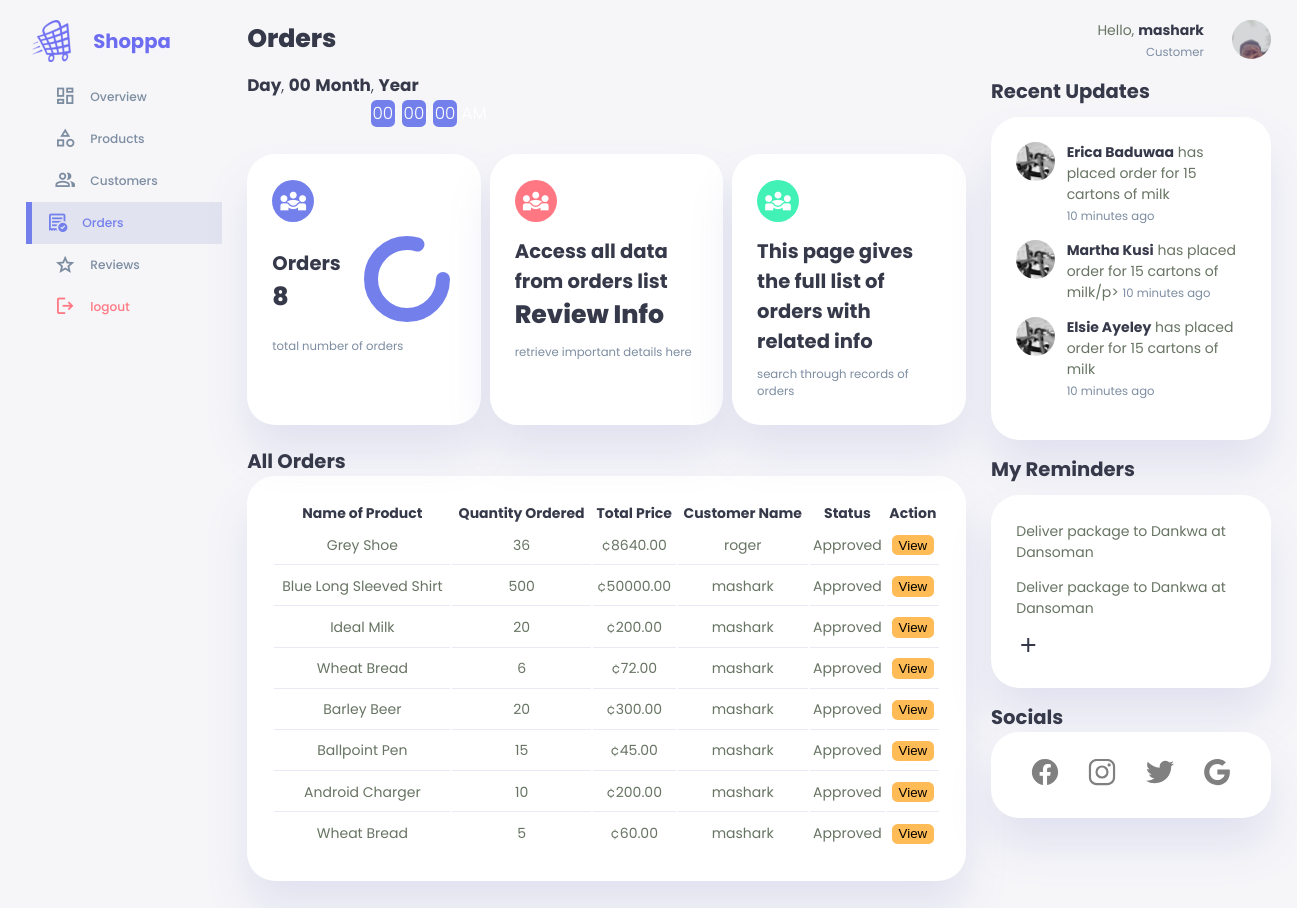
The app's page /manager/ordersmanager.php (signed in) with its own data.
### tables this page shows
CREATE TABLE `orders` (
  `id` int(11) NOT NULL,
  `name` varchar(255) NOT NULL,
  `quantity` varchar(255) NOT NULL,
  `total_price` varchar(255) NOT NULL,
  `status` varchar(255) NOT NULL,
  `review` varchar(255) NOT NULL,
  `customer` varchar(255) NOT NULL,
  `telephone` varchar(255) NOT NULL,
  `admin_reply` varchar(500) NOT NULL
);

### manager/ordersmanager.php (the view, shortened to what this page needs)
<?php
include '../connection.php';
$username= $_SESSION['username'];
$sql= "SELECT * FROM `admins` WHERE username= '$username'";
$result= mysqli_query($con,$sql);
$row= mysqli_fetch_assoc($result);
$position=$row['position'];
$sqlorders= "SELECT * FROM `orders`";
$resultorders= mysqli_query($con, $sqlorders);
$numorders=mysqli_num_rows($resultorders);
?>
<!DOCTYPE html>
<html lang="en">
<head>
    <link rel="stylesheet" href="../css/dashboardhead.css">
</head>
<body onload="initClock()">
    <div class="container">
        <aside>
            <div class="top">
                <div class="logo">
                    <div class="ring"></div>
                    <img src="../logos/shop.png" alt="logo">
                    <h2 class="logo-name">Shoppa</span></h2>
                </div>
            </div>
            <div class="sidebar">
                <a href="./dashboardmanager.php">
                    <span class="material-symbols-outlined">dashboard</span>
                    <h3>Overview</h3>
                </a>
                <a href="./productsmanager.php">
                    <span class="material-symbols-outlined">category</span>
                    <h3>Products</h3>
                </a>
                <a href="./customersmanager.php">
                    <span class="material-symbols-outlined">group</span>
                    <h3>Customers</h3>
                </a>
                <a href="./ordersmanager.php" class="active">
                    <span class="material-symbols-outlined">order_approve</span>
                    <h3>Orders</h3>
                </a>
                <a href="./reviewsmanager.php">
                    <span class="material-symbols-outlined">grade</span>
                    <h3>Reviews</h3>
                </a>
                <a href="../logout.php">
                    <span class="material-symbols-outlined">logout</span>
                    <h3>logout</h3>
                </a>
            </div>
        </aside>
        <main>
            <h1>Orders</h1>
            <div class="datetime">
                <div class="date">
                    <b><span id="dayname">Day</span></b>,
                    <b><span id="daynum">00</span></b>
                    <b><span id="month">Month</span></b>,
                    <b><span id="year">Year</span></b>
                </div>
                <div class="time">
                    <span id="hours">00</span>:
                    <span id="minutes">00</span>:
                    <span id="seconds">00</span>
                    <span id="period">AM</span>
                </div>
            </div>
            <div class="insights">
                <div class="student-population">
                    <span class="material-symbols-outlined">diversity_3</span>
                    <div class="middle">
                        <div class="left">
                            <h2>Orders</h2>
                            <h1><?php echo $numorders; ?></h1>
                        </div>
                        <div class="progress">
                            <svg>
                                <circle cx="38" cy="38" r="36"></circle>
                            </svg>
                            <div class="number">
                            </div>
                        </div>
                    </div>
                    <small class="text-muted">total number of orders</small>
                </div>
                <div class="teaching-population">
                    <span class="material-symbols-outlined">diversity_3</span>
                    <div class="middle">
                        <div class="left">
                            <h2>Access all data from orders list</h2>
                            <h1>Review Info</h1>
                        </div>
                    </div>
                    <small class="text-muted">retrieve important details here</small>
                </div>
                <div class="non-teaching-population">
                    <span class="material-symbols-outlined">diversity_3</span>
                    <div class="middle">
                        <div class="left">
                            <h2>This page gives the full list of orders with related info</h2>
                        </div>
                    </div>
                    <small class="text-muted">search through records of orders</small>
                </div>
            </div>
            <div class="recent">
                <h2>All Orders</h2>
                <table>
                    <thead>
                        <tr>
                            <th>Name of Product</th>
                            <th>Quantity Ordered</th>
                            <th>Total Price</th>
                            <th>Customer Name</th>
                            <th>Status</th>
                            <th>Action</th>
                        </tr>
                    </thead>
                    <tbody>
                        <?php
                        include '../connection.php';
                        $sqldisplay= "SELECT * FROM `orders` ORDER BY id DESC";
                        $resultdisplay= mysqli_query($con, $sqldisplay);
                        if($resultdisplay){
                            while($rowdisplay=mysqli_fetch_assoc($resultdisplay)){
                                $id=$rowdisplay['id'];
                                $name=$rowdisplay['name'];
                                $quantity=$rowdisplay['quantity'];
                                $customer=$rowdisplay['customer'];
                                $total_price='¢'.$rowdisplay['total_price'].'.00';
                                $status=$rowdisplay['status'];
                                echo"
                                <tr>
                                    <td>$name</td>
                                    <td>$quantity</td>
                                    <td>$total_price</td>
                                    <td>$customer</td>
                                    <td>$status</td>
                                    <td><button id='view'  onclick=\"location.href = 'approveorder.php?viewid=".$id."'\">View</button></td>
                                </tr>
                                ";
                            }
                        }
                        ?>
                    </tbody>
                </table>
            </div>
        </main>
        <div class="right">
            <div class="top">
                <div class="profile" onclick="location.href='./Managerprofile.php'">
                    <div class="info">
                        <p>Hello, <b><?php echo $username; ?></b></p>
                        <small class="text-muted"><?php echo $position; ?></small>
                    </div>
                    <div class="profile-photo">
                        <img src="../adminimages/admin.jpg" alt="">
                    </div>
                </div>
            </div>
            <div class="recent-updates">
                <h2>Recent Updates</h2>
                <div class="updates">
                    <div class="update">
                        <div class="profile-photo">
                           <img src="../developerimages/lizzy.jpg" alt="updated person profile 1">
                        </div>
                        <div class="message">
                           <p><b>Erica Baduwaa</b> has placed order for 15 cartons of milk</p>
                           <small class="text-muted">10 minutes ago</small>
                        </div>
                    </div>
                    <div class="update">
                        <div class="profile-photo">
                            <img src="../developerimages/lizzy.jpg" alt="updated person profile 1">
                        </div>
                        <div class="message">
                            <p><b>Martha Kusi</b> has placed order for 15 cartons of milk/p>
                            <small class="text-muted">10 minutes ago</small>
                        </div>
                    </div>
                    <div class="update">
                        <div class="profile-photo">
                           <img src="../developerimages/lizzy.jpg" alt="updated person profile 1">
                        </div>
                        <div class="message">
                            <p><b>Elsie Ayeley</b> has placed order for 15 cartons of milk</p>
                           <small class="text-muted">10 minutes ago</small>
                        </div>
                    </div>
                </div>
            </div>
            <div class="notes-section">
                <h2>My Reminders</h2>
                <div class="notes">
                    <div class="note">
                        <p>Deliver package to Dankwa at Dansoman</p>
                    </div>
                    <div class="note">
                        <p>Deliver package to Dankwa at Dansoman</p>
                    </div>
                    <a href="./reminders.php">
                        <span class="material-symbols-outlined">add</span>
                    </a>
                </div>
            </div>
            <div class="socials-and-website">
                <h2>Socials</h2>
                <div class="social-icons">
                    <a href="https://www.facebook.com/" id="facebook">
                    </a>
                    <a href="https://www.instagram.com/" id="instagram">
                    </a>
                    <a href="https://www.twitter.com/" id="twitter">
                    </a>
                    <a href="https://www.google.com/" id="google">
                    </a>
                </div>
            </div>
        </div>
    </div>
</body>
</html>

### records on screen
orders: name "Grey Shoe", quantity "36", total_price "¢8640.00", customer "roger", status "Approved"
orders: name "Blue Long Sleeved Shirt", quantity "500", total_price "¢50000.00", customer "mashark", status "Approved"
orders: name "Ideal Milk", quantity "20", total_price "¢200.00", customer "mashark", status "Approved"
orders: name "Wheat Bread", quantity "6", total_price "¢72.00", customer "mashark", status "Approved"
orders: name "Barley Beer", quantity "20", total_price "¢300.00", customer "mashark", status "Approved"
orders: name "Ballpoint Pen", quantity "15", total_price "¢45.00", customer "mashark", status "Approved"
orders: name "Android Charger", quantity "10", total_price "¢200.00", customer "mashark", status "Approved"
orders: name "Wheat Bread", quantity "5", total_price "¢60.00", customer "mashark", status "Approved"

### other values on screen
$numorders "8"
$username "mashark"
$position "Customer"
